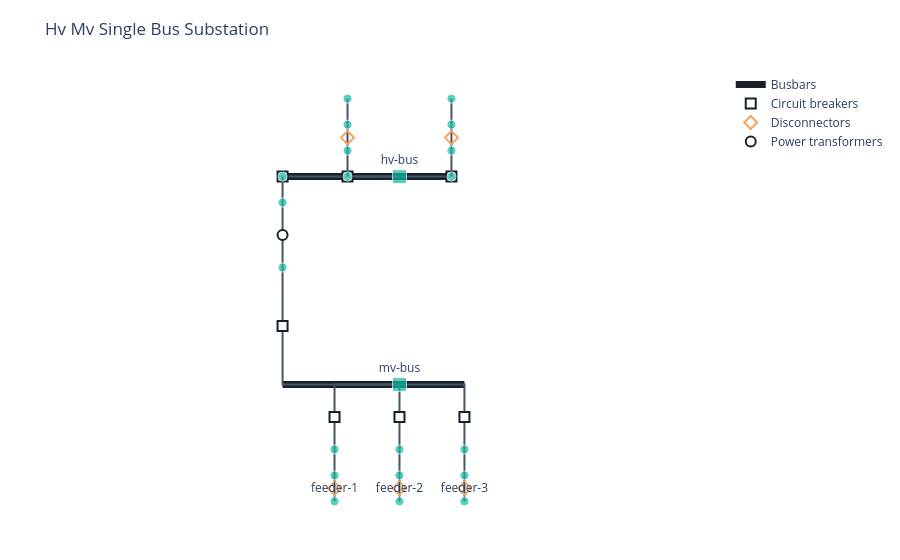

This figure's notebook cell:
### Markdown cell above
### HV/MV Single Bus

A high-voltage bus supplies a medium-voltage bus through a power transformer; the feeder exits connect to the medium-voltage side.

### Code cell
from IPython.display import display
from gdm.systems.substation import build_reference_design

system = build_reference_design('hv_mv_single_bus')
display(system.plot_schematic(show=False))

### Figure 1 — Plotly figure (JSON) as saved in the notebook; plotly's stock layout.template omitted (floating-point values rounded to 4 significant figures)
{"data": [{"hovertemplate": "<b>hv-bus</b><br>Busbar<extra></extra>", "line": {"color": "#17212b", "width": 7}, "mode": "lines", "name": "Busbars", "showlegend": true, "type": "scatter", "x": [-4.5, 2], "y": [8, 8]}, {"hovertemplate": "<b>mv-bus</b><br>Busbar<extra></extra>", "line": {"color": "#17212b", "width": 7}, "mode": "lines", "name": "Busbars", "showlegend": false, "type": "scatter", "x": [-4.5, 2.5], "y": [0, 0]}, {"hoverinfo": "skip", "line": {"color": "#465563", "width": 2}, "mode": "lines", "name": "Connections - CircuitBreaker", "showlegend": false, "type": "scatter", "x": [0, -2, -2, null, 0, 2, 2, null, 0, -4.5, -4.5, null, 0, -2.5, -2.5, null, 0, 0, 0, null, 0, 2.5, 2.5, null, 0, -4.5, -4.5, null], "y": [8, 8, 8, null, 8, 8, 8, null, 8, 8, 8, null, 0, 0, -2.5, null, 0, 0, -2.5, null, 0, 0, -2.5, null, 0, 0, 4.5, null]}, {"hoverinfo": "text", "hovertext": ["<b>incoming-line-1-breaker</b><br>CircuitBreaker", "<b>incoming-line-2-breaker</b><br>CircuitBreaker", "<b>transformer-1-hv-breaker</b><br>CircuitBreaker", "<b>feeder-1-breaker</b><br>CircuitBreaker", "<b>feeder-2-breaker</b><br>CircuitBreaker", "<b>feeder-3-breaker</b><br>CircuitBreaker", "<b>transformer-1-lv-breaker</b><br>CircuitBreaker"], "marker": {"color": "white", "line": {"color": "#17212b", "width": 2}, "size": 10, "symbol": "square"}, "mode": "markers", "name": "Circuit breakers", "type": "scatter", "x": [-2, 2, -4.5, -2.5, 0, 2.5, -4.5], "y": [8, 8, 8, -1.25, -1.25, -1.25, 2.25]}, {"hoverinfo": "skip", "line": {"color": "#465563", "width": 2}, "mode": "lines", "name": "Connections - Disconnector", "showlegend": false, "type": "scatter", "x": [-2, -2, null, 2, 2, null, -2.5, -2.5, null, 0, 0, null, 2.5, 2.5, null], "y": [10, 9, null, 10, 9, null, -3.5, -4.5, null, -3.5, -4.5, null, -3.5, -4.5, null]}, {"hoverinfo": "text", "hovertext": ["<b>incoming-line-1-isolator</b><br>Disconnector", "<b>incoming-line-2-isolator</b><br>Disconnector", "<b>feeder-1-line-disconnector</b><br>Disconnector", "<b>feeder-2-line-disconnector</b><br>Disconnector", "<b>feeder-3-line-disconnector</b><br>Disconnector"], "marker": {"color": "#f4a261", "line": {"color": "#17212b", "width": 2}, "size": 10, "symbol": "diamond-open"}, "mode": "markers", "name": "Disconnectors", "type": "scatter", "x": [-2, 2, -2.5, 0, 2.5], "y": [9.5, 9.5, -4, -4, -4]}, {"hoverinfo": "skip", "line": {"color": "#465563", "width": 2}, "mode": "lines", "name": "Connections - InstrumentTransformer", "showlegend": false, "type": "scatter", "x": [-2.5, -2.5, null, 0, 0, null, 2.5, 2.5, null, -2, -2, null, 2, 2, null, -4.5, -4.5, null], "y": [-2.5, -3.5, null, -2.5, -3.5, null, -2.5, -3.5, null, 9, 8, null, 9, 8, null, 8, 7, null]}, {"hoverinfo": "skip", "line": {"color": "#465563", "width": 2}, "mode": "lines", "name": "Connections - LineTrap", "showlegend": false, "type": "scatter", "x": [-2, -2, null, 2, 2, null], "y": [11, 10, null, 11, 10, null]}, {"hoverinfo": "skip", "line": {"color": "#465563", "width": 2}, "mode": "lines", "name": "Connections - PowerTransformer", "showlegend": false, "type": "scatter", "x": [-4.5, -4.5, null], "y": [7, 4.5, null]}, {"hoverinfo": "text", "hovertext": ["<b>transformer-1</b><br>PowerTransformer"], "marker": {"color": "white", "line": {"color": "#17212b", "width": 2}, "size": 10, "symbol": "circle"}, "mode": "markers", "name": "Power transformers", "type": "scatter", "x": [-4.5], "y": [5.75]}, {"hoverinfo": "text", "hovertext": ["<b>hv-bus</b><br>busbar<br>A,B,C<br>69.0 kV", "<b>mv-bus</b><br>busbar<br>A,B,C<br>12.47 kV", "<b>feeder-1-node</b><br>junction<br>A,B,C<br>12.47 kV", "<b>feeder-2-node</b><br>junction<br>A,B,C<br>12.47 kV", "<b>feeder-3-node</b><br>junction<br>A,B,C<br>12.47 kV", "<b>incoming-line-1-line-node</b><br>junction<br>A,B,C<br>69.0 kV", "<b>incoming-line-1-trap-node</b><br>junction<br>A,B,C<br>69.0 kV", "<b>incoming-line-1-isolator-node</b><br>junction<br>A,B,C<br>69.0 kV", "<b>incoming-line-1-ct-node</b><br>junction<br>A,B,C<br>69.0 kV", "<b>incoming-line-2-line-node</b><br>junction<br>A,B,C<br>69.0 kV", "<b>incoming-line-2-trap-node</b><br>junction<br>A,B,C<br>69.0 kV", "<b>incoming-line-2-isolator-node</b><br>junction<br>A,B,C<br>69.0 kV", "<b>incoming-line-2-ct-node</b><br>junction<br>A,B,C<br>69.0 kV", "<b>transformer-1-hv-node</b><br>junction<br>A,B,C<br>69.0 kV", "<b>transformer-1-hv-winding-node</b><br>junction<br>A,B,C<br>69.0 kV", "<b>transformer-1-lv-winding-node</b><br>junction<br>A,B,C<br>12.47 kV", "<b>feeder-1-ct-node</b><br>junction<br>A,B,C<br>12.47 kV", "<b>feeder-1-line-node</b><br>junction<br>A,B,C<br>12.47 kV", "<b>feeder-2-ct-node</b><br>junction<br>A,B,C<br>12.47 kV", "<b>feeder-2-line-node</b><br>junction<br>A,B,C<br>12.47 kV", "<b>feeder-3-ct-node</b><br>junction<br>A,B,C<br>12.47 kV", "<b>feeder-3-line-node</b><br>junction<br>A,B,C<br>12.47 kV"], "marker": {"color": "#14b8a6", "line": {"color": "white", "width": 1}, "size": [14, 14, 9, 9, 9, 9, 9, 9, 9, 9, 9, 9, 9, 9, 9, 9, 9, 9, 9, 9, 9, 9], "symbol": ["square", "square", "circle", "circle", "circle", "circle", "circle", "circle", "circle", "circle", "circle", "circle", "circle", "circle", "circle", "circle", "circle", "circle", "circle", "circle", "circle", "circle"]}, "mode": "markers+text", "name": "Busbar sections", "showlegend": false, "text": ["hv-bus", "mv-bus", "", "", "", "", "", "", "", "", "", "", "", "", "", "", "", "feeder-1", "", "feeder-2", "", "feeder-3"], "textposition": "top center", "type": "scatter", "x": [0.0, 0.0, -2.5, 0.0, 2.5, -2.0, -2.0, -2.0, -2.0, 2.0, 2.0, 2.0, 2.0, -4.5, -4.5, -4.5, -2.5, -2.5, 0.0, 0.0, 2.5, 2.5], "y": [8.0, 0.0, -2.5, -2.5, -2.5, 11.0, 10.0, 9.0, 8.0, 11.0, 10.0, 9.0, 8.0, 8.0, 7.0, 4.5, -3.5, -4.5, -3.5, -4.5, -3.5, -4.5]}], "layout": {"margin": {"b": 30, "l": 30, "r": 30, "t": 70}, "paper_bgcolor": "white", "plot_bgcolor": "white", "showlegend": true, "title": {"text": "Hv Mv Single Bus Substation"}, "xaxis": {"showgrid": false, "showticklabels": false, "visible": false, "zeroline": false}, "yaxis": {"scaleanchor": "x", "scaleratio": 1, "showgrid": false, "showticklabels": false, "visible": false, "zeroline": false}}}
